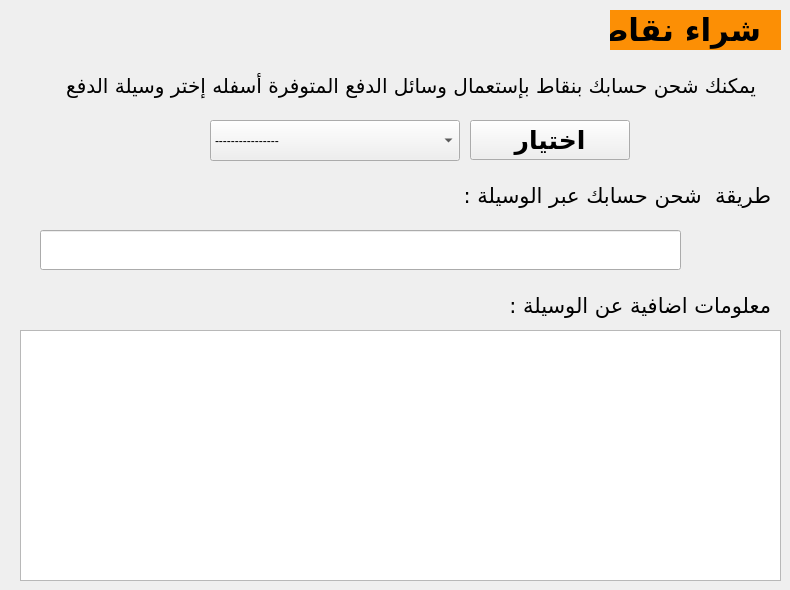
      <widget class="QWidget" name="tab_4">
       <attribute name="title">
        <string>شراء النقاط</string>
       </attribute>
       <widget class="QLabel" name="label_39">
        <property name="geometry">
         <rect>
          <x>610</x>
          <y>10</y>
          <width>171</width>
          <height>40</height>
         </rect>
        </property>
        <property name="font">
         <font>
          <family>GE SS Unique Light</family>
          <pointsize>23</pointsize>
          <weight>75</weight>
          <bold>true</bold>
         </font>
        </property>
        <property name="styleSheet">
         <string notr="true">background-color: rgb(252, 143, 5);</string>
        </property>
        <property name="text">
         <string>شراء نقاط</string>
        </property>
        <property name="indent">
         <number>20</number>
        </property>
       </widget>
       <widget class="QLabel" name="label_41">
        <property name="geometry">
         <rect>
          <x>30</x>
          <y>50</y>
          <width>751</width>
          <height>71</height>
         </rect>
        </property>
        <property name="font">
         <font>
          <family>GE SS Unique Light</family>
          <pointsize>15</pointsize>
         </font>
        </property>
        <property name="text">
         <string>يمكنك شحن حسابك بنقاط بإستعمال وسائل الدفع المتوفرة أسفله إختر وسيلة الدفع</string>
        </property>
        <property name="indent">
         <number>25</number>
        </property>
       </widget>
       <widget class="QComboBox" name="comboBox">
        <property name="geometry">
         <rect>
          <x>210</x>
          <y>120</y>
          <width>250</width>
          <height>41</height>
         </rect>
        </property>
        <item>
         <property name="text">
          <string>----------------</string>
         </property>
        </item>
       </widget>
       <widget class="QPushButton" name="pushButton_3">
        <property name="geometry">
         <rect>
          <x>470</x>
          <y>120</y>
          <width>160</width>
          <height>40</height>
         </rect>
        </property>
        <property name="font">
         <font>
          <family>GE SS Unique Light</family>
          <pointsize>19</pointsize>
          <weight>75</weight>
          <bold>true</bold>
         </font>
        </property>
        <property name="text">
         <string>اختيار</string>
        </property>
       </widget>
       <widget class="QTextEdit" name="textEdit_2">
        <property name="geometry">
         <rect>
          <x>20</x>
          <y>330</y>
          <width>761</width>
          <height>251</height>
         </rect>
        </property>
        <property name="font">
         <font>
          <family>GE SS Unique Light</family>
          <pointsize>15</pointsize>
         </font>
        </property>
        <property name="readOnly">
         <bool>true</bool>
        </property>
        <property name="html">
         <string>&lt;!DOCTYPE HTML PUBLIC &quot;-//W3C//DTD HTML 4.0//EN&quot; &quot;http://www.w3.org/TR/REC-html40/strict.dtd&quot;&gt;
&lt;html&gt;&lt;head&gt;&lt;meta name=&quot;qrichtext&quot; content=&quot;1&quot; /&gt;&lt;style type=&quot;text/css&quot;&gt;
p, li { white-space: pre-wrap; }
&lt;/style&gt;&lt;/head&gt;&lt;body style=&quot; font-family:'GE SS Unique Light'; font-size:15pt; font-weight:400; font-style:normal;&quot;&gt;
&lt;p dir='rtl' style=&quot;-qt-paragraph-type:empty; margin-top:0px; margin-bottom:0px; margin-left:0px; margin-right:0px; -qt-block-indent:0; text-indent:0px; font-family:'MS Shell Dlg 2'; font-size:8.25pt;&quot;&gt;&lt;br /&gt;&lt;/p&gt;&lt;/body&gt;&lt;/html&gt;</string>
        </property>
        <property name="placeholderText">
         <string/>
        </property>
       </widget>
       <widget class="QLabel" name="label_43">
        <property name="geometry">
         <rect>
          <x>420</x>
          <y>290</y>
          <width>351</width>
          <height>31</height>
         </rect>
        </property>
        <property name="font">
         <font>
          <family>GE SS Unique Light</family>
          <pointsize>16</pointsize>
         </font>
        </property>
        <property name="text">
         <string>معلومات اضافية عن الوسيلة :</string>
        </property>
       </widget>
       <widget class="QLabel" name="label_48">
        <property name="geometry">
         <rect>
          <x>420</x>
          <y>180</y>
          <width>351</width>
          <height>31</height>
         </rect>
        </property>
        <property name="font">
         <font>
          <family>GE SS Unique Light</family>
          <pointsize>16</pointsize>
         </font>
        </property>
        <property name="text">
         <string>طريقة  شحن حسابك عبر الوسيلة :</string>
        </property>
       </widget>
       <widget class="QLineEdit" name="lineEdit_32">
        <property name="geometry">
         <rect>
          <x>40</x>
          <y>230</y>
          <width>641</width>
          <height>40</height>
         </rect>
        </property>
        <property name="font">
         <font>
          <family>SimSun</family>
          <pointsize>15</pointsize>
         </font>
        </property>
        <property name="text">
         <string/>
        </property>
        <property name="readOnly">
         <bool>true</bool>
        </property>
        <property name="placeholderText">
         <string/>
        </property>
       </widget>
      </widget>
